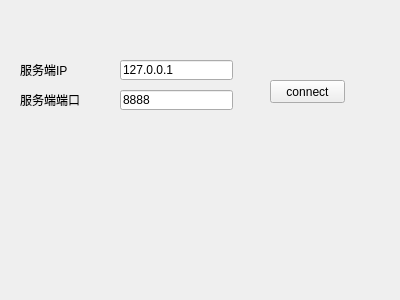
<?xml version="1.0" encoding="UTF-8"?>
<ui version="4.0">
 <class>ClientWidget</class>
 <widget class="QWidget" name="ClientWidget">
  <property name="geometry">
   <rect>
    <x>0</x>
    <y>0</y>
    <width>400</width>
    <height>300</height>
   </rect>
  </property>
  <property name="windowTitle">
   <string>Form</string>
  </property>
  <widget class="QLabel" name="label">
   <property name="geometry">
    <rect>
     <x>20</x>
     <y>60</y>
     <width>81</width>
     <height>20</height>
    </rect>
   </property>
   <property name="text">
    <string>服务端IP</string>
   </property>
  </widget>
  <widget class="QLineEdit" name="lineEditIP">
   <property name="geometry">
    <rect>
     <x>120</x>
     <y>60</y>
     <width>113</width>
     <height>20</height>
    </rect>
   </property>
   <property name="text">
    <string>127.0.0.1</string>
   </property>
  </widget>
  <widget class="QLineEdit" name="lineEditPort">
   <property name="geometry">
    <rect>
     <x>120</x>
     <y>90</y>
     <width>113</width>
     <height>20</height>
    </rect>
   </property>
   <property name="text">
    <string>8888</string>
   </property>
  </widget>
  <widget class="QLabel" name="label_2">
   <property name="geometry">
    <rect>
     <x>20</x>
     <y>90</y>
     <width>81</width>
     <height>20</height>
    </rect>
   </property>
   <property name="text">
    <string>服务端端口</string>
   </property>
  </widget>
  <widget class="QPushButton" name="buttonConnect">
   <property name="geometry">
    <rect>
     <x>270</x>
     <y>80</y>
     <width>75</width>
     <height>23</height>
    </rect>
   </property>
   <property name="text">
    <string>connect</string>
   </property>
  </widget>
 </widget>
 <resources/>
 <connections/>
</ui>
